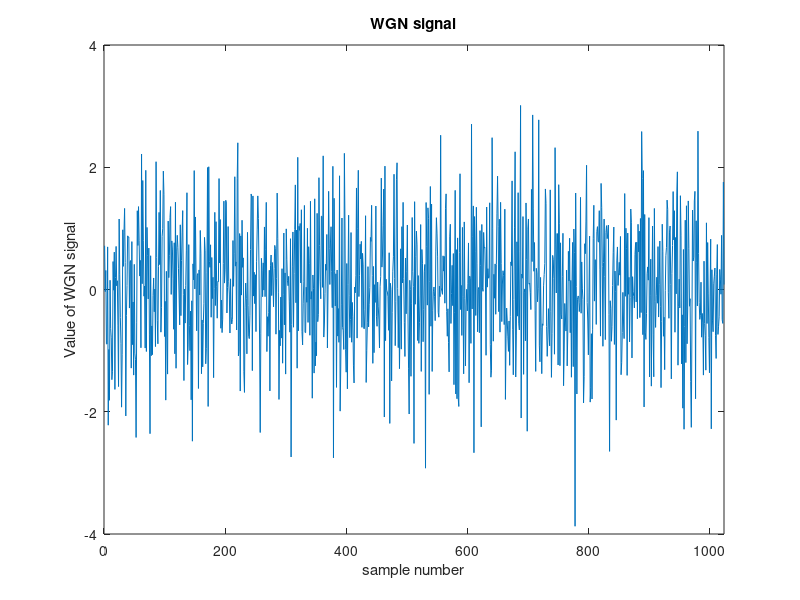
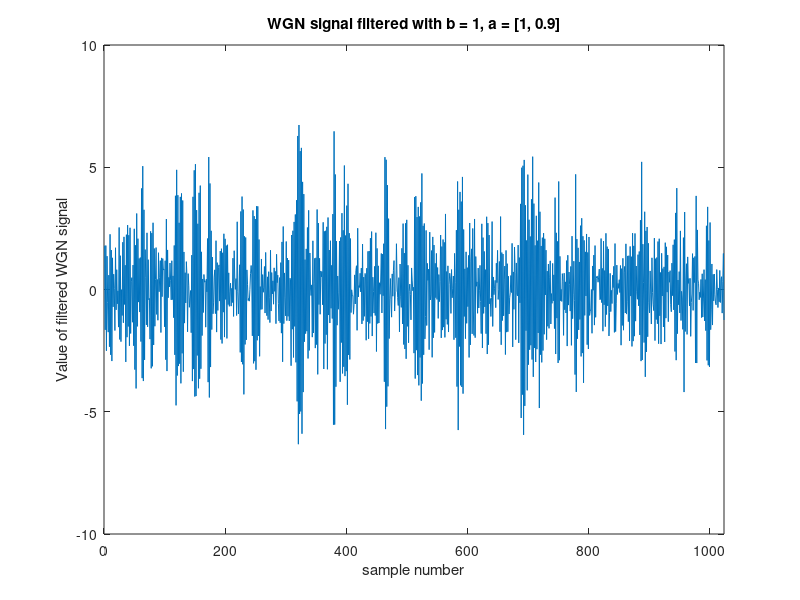
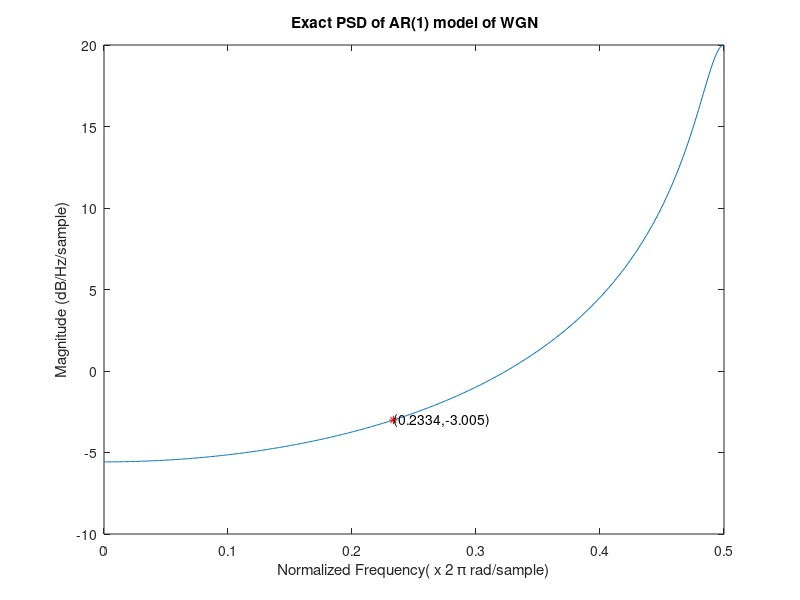
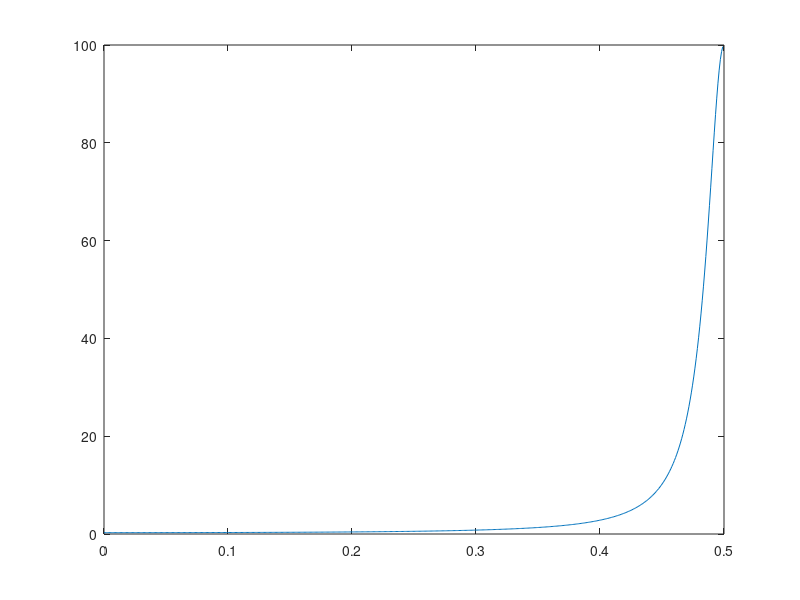

Reproduce these figures in MATLAB, in order. (Note: this script raises an error after producing the figures.)
%% 3.2.0 

clear all; close all; clc; 

%Generating a 1064 sample WGN signal and filtering it with the specified
%coefficients 

%randn('state', 1); 

WGN = randn(1064, 1); 
b = 1; 
a = [1, 0.9];
f = filter(b, a, WGN); 

%Removing the first 40 values 

x = WGN(41:1064); 
y = f(41:1064); 

%Plotting the two signals 

figure(1); 
plot(x); 
ylabel('Value of WGN signal'); 
title('WGN signal'); 
xlabel('sample number'); 
xlim([0 1024]); 

figure(2); 
plot(y); 
ylabel('Value of filtered WGN signal'); 
title('WGN signal filtered with b = 1, a = [1, 0.9]'); 
xlabel('sample number'); 
xlim([0 1024]); 

%%3.2.1

%freqz is the frequency response of a digital filter, w corresponds to rad. Can compute PSD with
%this 

[h, w] = freqz([1], [1 0.9], 512); 

figure(3); 
plot(w/(2*pi), 10*log10(abs(h).^2)); 
hold on;
plot(0.2334,-3.005,'r*')
text(0.2334,-3.005,['(' num2str(0.2334) ',' num2str(-3.005) ')']);
xlabel('Normalized Frequency( x 2 \pi rad/sample)'); 
ylabel('Magnitude (dB/Hz/sample)');
title(' Exact PSD of AR(1) model of WGN'); 


figure(4); 
plot(w/(2*pi), abs(h).^2); 
hold on; 
peri = pgm(y); 
plot(w/(2*pi), peri(1:512)); 
xlabel('Normalized Frequency( x 2 \pi rad/sample)'); 
ylabel('Magnitude');
title('Exact PSD and periodogram of AR(1) model of WGN');
legend('Exact PSD', 'Periodogram');  

figure(5); 
plot(w/(2*pi), abs(h).^2); 
hold on; 
peri = pgm(y); 
plot(w/(2*pi), peri(1:512)); 
xlabel('Normalized Frequency( x 2 \pi rad/sample)'); 
ylabel('Magnitude');
title('Exact PSD and periodogram of AR(1) model of WGN: zoomed');
legend('Exact PSD', 'Periodogram');  
xlim([0.4 0.5]); 

%%3.2.4 

Ry = xcorr(y, 'unbiased'); 
R1y = Ry(1025); 
R0y = Ry(1024);

a1e = -R1y/R0y; 
ve = R0y + a1e*R1y; 

[PSDest, w] = freqz([ve], [1 a1e], 512); 

figure(6); 
plot(w/(2*pi), abs(PSDest).^2); 
hold on;
plot(w/(2*pi), peri(1:512)); 
plot(w/(2*pi), abs(h).^2, 'color', 'k'); 

xlabel('Normalized Frequency( x 2 \pi rad/sample)'); 
ylabel('Magnitude');
title('Model based PSD, exact PSD and periodogram of AR(1) model of WGN');
legend('model-based PSD estimate', 'Periodogram', 'Exact PSD');  
xlim([0.4 0.5]); 

%% 3.2.5 Sunspot time series 
clear all; close all; clc; 

%Original series for model numbers 2, 8, and 16


load sunspot.dat;
sunspot = sunspot(:,2);

peri = pgm(sunspot); 

figure(7); 


for i = [2, 7, 30] 
   [mPSD, w] = pyulear(sunspot, i, 288);  
   plot(w/(2*pi), mPSD); 
   hold on; 
end 
plot(w/(2*pi), peri(1:145)); 
hold off; 

xlabel('Normalized Frequency( x 2 \pi rad/sample)'); 
ylabel('Magnitude');
title('Model based PSD estimates and periodogram of sunspot time series');
legend('AR(2)', 'AR(7)', 'AR(30)', 'periodogram' );  
xlim([0, 0.16]); 

 

%Zero - mean data 
    
sample_mean = mean(sunspot);
new_sunspot = (sunspot - sample_mean);



peri2 = pgm(new_sunspot); 

figure(8); 


for i = [2, 7, 30] 
   [mPSD, w] = pyulear(new_sunspot, i, 288);  
   plot(w/(2*pi), mPSD); 
   hold on; 
end 
plot(w/(2*pi), peri2(1:145)); 
hold off; 

xlabel('Normalized Frequency( x 2 \pi rad/sample)'); 
ylabel('Magnitude');
title('Model based PSD estimates and periodogram of zero mean sunspot time series');
legend('AR(2)', 'AR(7)', 'AR(30)', 'periodogram' );  
xlim([0, 0.16]); 


